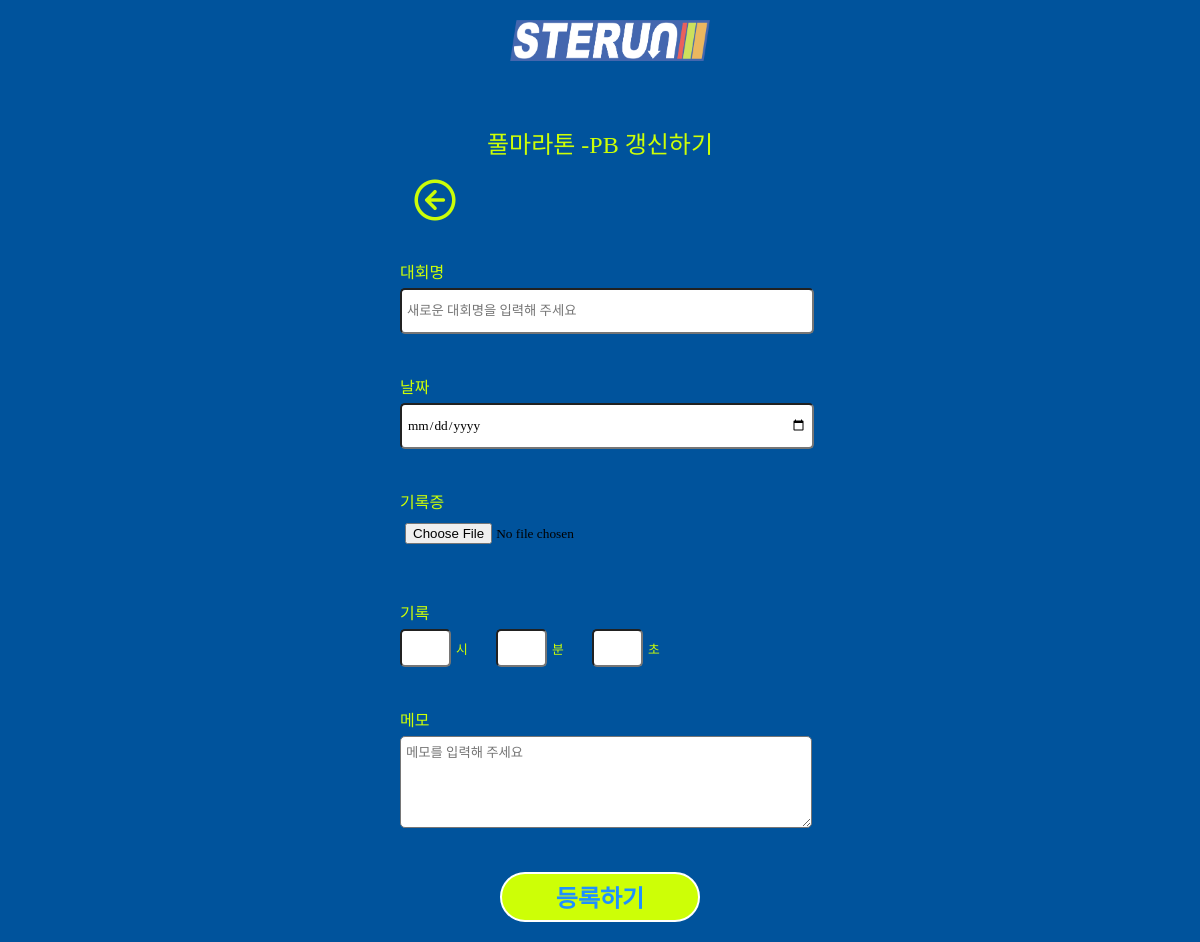
/runres/pbUpdateView/7/FM/ (signed in), run on an earlier commit of the app's database.
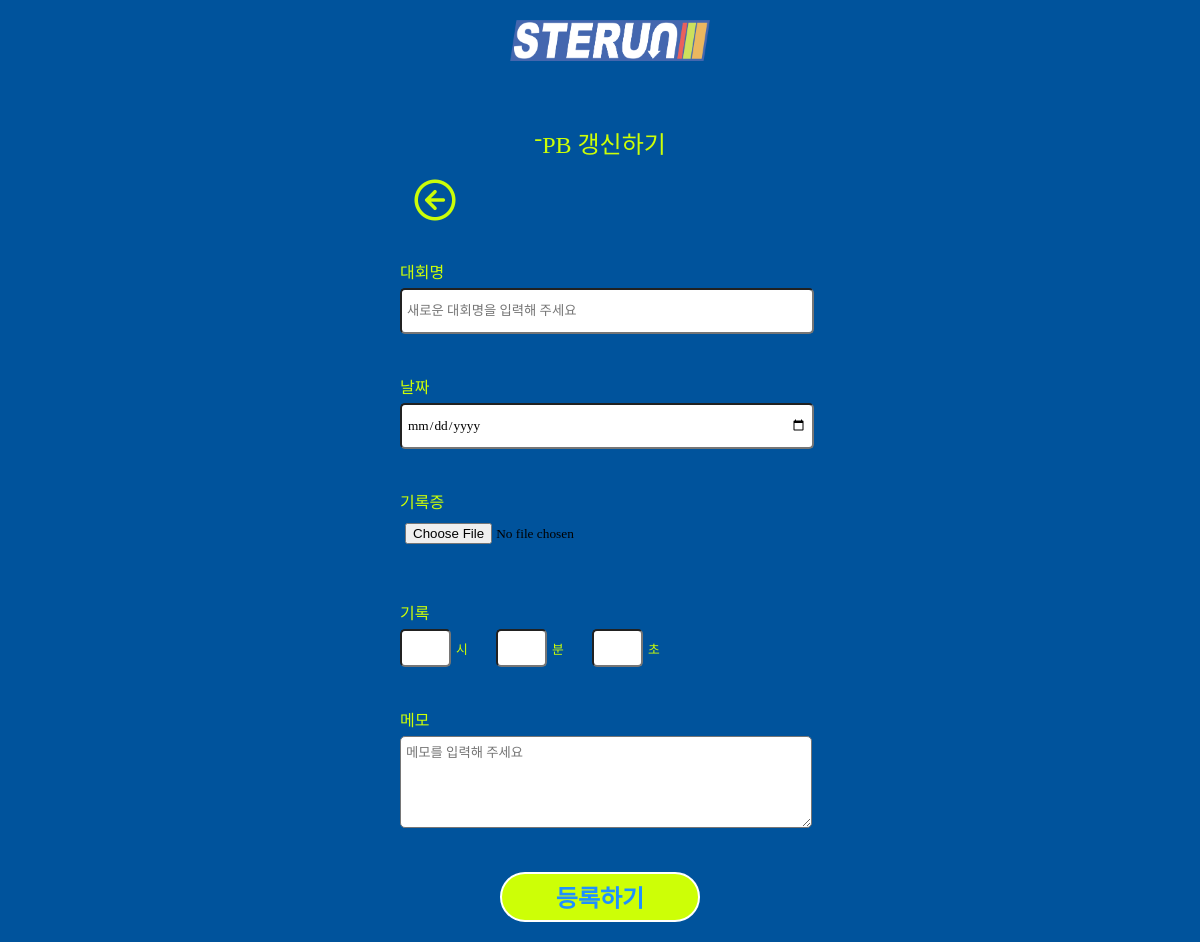
And on a later commit of the database.
### record/models.py (models this page shows, shortened)
class PersonalRecord(models.Model):
    STATUS_CHOICES = [
        ('pending', '심사중'),
        ('verified', '인증됨'),
        ('rejected', '반려됨'),
    ]
    CATEGORY_CHOICES = [
        ('10K', '10km'),
        ('HM', '하프마라톤'),
        ('FM', '풀마라톤'),
    ]
    event_name = models.CharField(max_length=50)
    runner = models.ForeignKey(settings.AUTH_USER_MODEL,on_delete=models.CASCADE)
    category = models.CharField(max_length=5, choices=CATEGORY_CHOICES)
    date = models.DateField(blank=True, null=True)
    record = models.DurationField()  # 시간 기록
    status = models.CharField(
        max_length=10,
        choices=STATUS_CHOICES,
        default='pending'
    )
    evidence_url = ResizedImageField(size=[500,500], upload_to="record", blank=False)
    created_at = models.DateTimeField(auto_now_add=True)
    desc = models.TextField(blank=True)
    class Meta:
        constraints = [
            UniqueConstraint(fields=['runner', 'category'], name='unique_user_category')
        ]

### record/views.py (the view)
# urls.py: path('pbUpdateView/<str:pk>/<str:category>/', views.pbUpdateView, name="pbUpdateView"),
@login_required
def pbUpdateView(request,pk,category):
    record = PersonalRecord.objects.filter(runner=pk).filter(category=category).first()
    return render(request,"pb/run_pb_update.html", {"record":record})

### templates/pb/run_pb_update.html (shortened to what this page needs)
<!DOCTYPE html>
{% load static %}
<html lang="ko">
  <head>
    <link href="https://hangeul.pstatic.net/hangeul_static/css/nanum-square-neo.css" rel="stylesheet">
    <link rel="stylesheet" type="text/css" href="{% static 'css/joolmag.css' %}"/>
  </head>
  {% if user.is_authenticated %}
    <body class="mainbg">
      <div class="sterun-logo-m">
        <a href={% url "index" %}>
          <img src="{% static "img/index_logo.png" %}" alt="logo-top" height="auto" ,="," width="200px">
      </div>
      <div class="run-submit-title">
        <div>
          <div class="sub-title">{{ record.get_category_display }}
            -
          </div>
        </div>
        <div class="sub-title">PB 갱신하기</div>
      </div>
      <div class="container-400">
        <div class="run-submit-prev">
          <div class="previous-btn">
            <a href="{{ request.META.HTTP_REFERER }}">
              <img src="{% static "img/circle-arrow-down.png" %}" alt="logo-top" height="50px" ,="," width="auto"></a>
          </div>
        </div>
      </div>
      <div class="run-form-container">
        <form method="post" id="contactForm" class="run-sm-form" name="contactForm" action="{% url 'runres:pbUpdate' user.pk record.category %}" enctype="multipart/form-data">
          <div class="form-control">
            <div class="form-label">대회명
            </div><input class="run-input" id="title" name="title" placeholder="새로운 대회명을 입력해 주세요" type="text" required="required"/>
          </div>
          <div class="form-control">
            <div class="form-label">날짜
            </div><input class="run-input" type="date" name="date" required="required" id="record_date">
          </div>
          <div class="form-control">
            <div class="form-label">기록증
            </div><input class="run-input" type="file" name="image" required="required" id="image">
          </div>
          <div class="form-control">
            <div class="form-label">기록
            </div>
            <div class="ms-row">
              <input class="run-input-t" type="number" name="time_h" id="time_h">
              <div class="ms-txt">시</div>
              <input class="run-input-t" type="number" name="time_m" required="required" id="time_m">
              <div class="ms-txt">분</div>
              <input class="run-input-t" type="number" name="time_s" required="required" id="time_s">
              <div class="ms-txt">초</div>
            </div>
          </div>
          <div class="form-control">
            <div class="form-label">메모
            </div>
            <textarea class="run-input" id="inputMessage" name="desc" placeholder="메모를 입력해 주세요" data-parsley-pattern="^[a-zA-Z0-9\s.:,!?']+$"></textarea>
          </div>
          <div class="btn-control">
            <button type="submit" name="submit" id="submit-form-btn" class="submit-btn">
              <p class="btn-text">등록하기</p>
            </button>
          </div>
        </form>
      </body>
    {% endif %}
  </html>

What changed in the data, as far as the page shows it:
removed PersonalRecord: category "풀마라톤"
